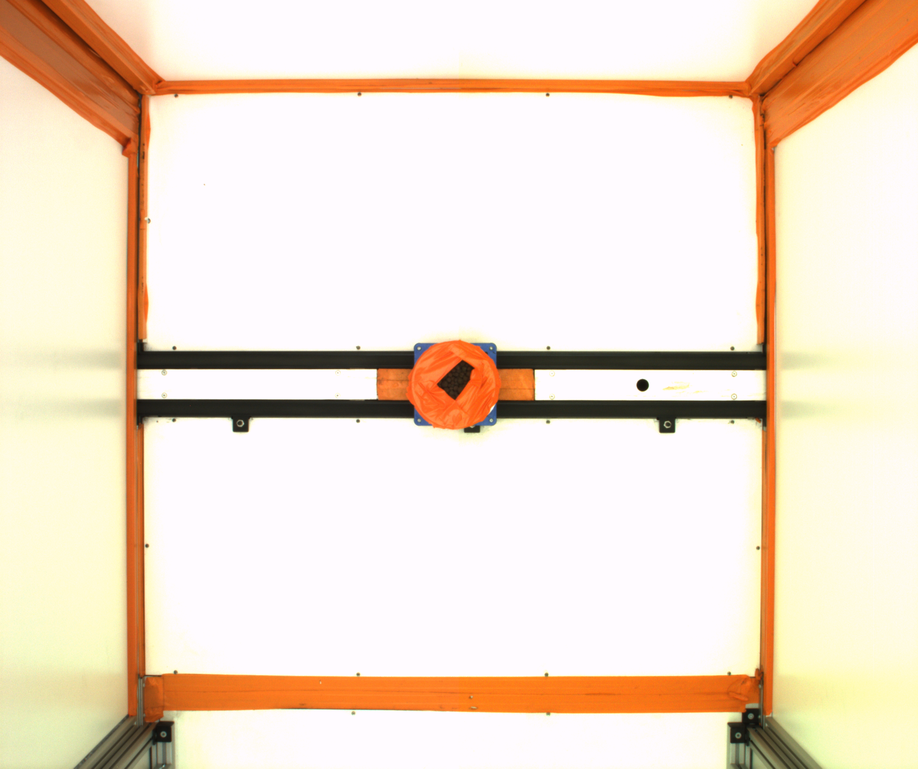
#> input picture src/alinea/phenomenal/share/data/Mikael.png, 918 x 769 px, shrunk from 2454 x 2056 before the run
$ python -i binarization_post_processing.py   (imports and definitions only)
#> lines starting #> are read from the running program, lines starting #| are printed output that depends on the picture
# -*- python -*-
#
#       Copyright 2015 INRIA - CIRAD - INRA
#
#       Distributed under the Cecill-C License.
#       See accompanying file LICENSE.txt or copy at
#           http://www.cecill.info/licences/Licence_CeCILL-C_V1-en.html
#
#       OpenAlea WebSite : http://openalea.gforge.inria.fr
#
# ==============================================================================
"""
Post processing algorithms to improve binarization of a image
"""
# ==============================================================================
import cv2
import numpy
# ==============================================================================


def dilate_erode(binary_image, kernel_shape=(3, 3), iterations=1, mask=None):
    """
    Applied a (dilate & erode) on binary_image on a ROI.

    Parameters
    ----------
    binary_image : numpy.ndarray
        2-D array

    kernel_shape: (N, M) of integers, optional
        kernel shape of (dilate & erode) applied to binary_image

    iterations: int, optional
        number of successive iteration of (dilate & erode)

    mask : numpy.ndarray, optional
        Array of same shape as `image`. Only points at which mask == True
        will be processed.

    Returns
    -------
    out : numpy.ndarray
        Binary Image
    """
    # ==========================================================================
    # Check Parameters
    if not isinstance(binary_image, numpy.ndarray):
        raise TypeError('binary_image must be a numpy.ndarray')

    if binary_image.ndim != 2:
        raise ValueError('image must be 2D array')

    if mask is not None:
        if not isinstance(mask, numpy.ndarray):
            raise TypeError('mask must be a numpy.ndarray')
        if mask.ndim != 2:
            raise ValueError('mask must be 2D array')
    # ==========================================================================

    if mask is not None:
        out = cv2.bitwise_and(binary_image, mask)
    else:
        out = binary_image.copy()

    element = cv2.getStructuringElement(cv2.MORPH_CROSS, kernel_shape)
    out = cv2.dilate(out, element, iterations=iterations)
    out = cv2.erode(out, element, iterations=iterations)

    if mask is not None:
        res = cv2.subtract(binary_image, mask)
        out = cv2.add(res, out)

    return out


# [102 lines left out: functions erode_dilate, morphology_close, not called in this run]

>>> import cv2
>>> picture = cv2.imread('share/data/Mikael.png', cv2.IMREAD_GRAYSCALE)
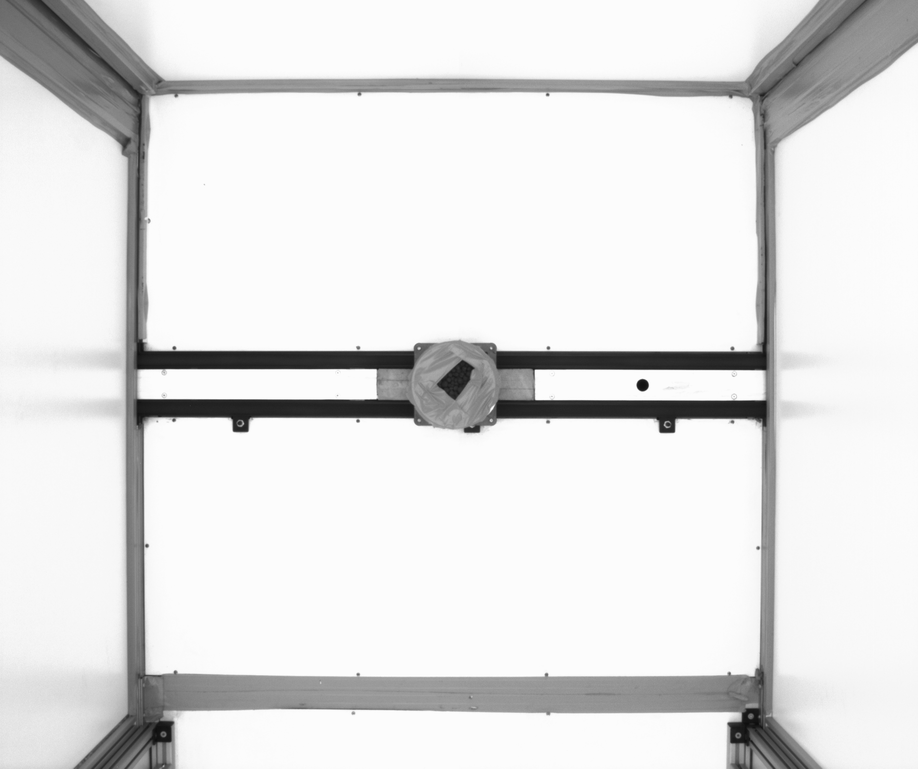
#> picture: shape (769, 918); min 13, max 255, mean 226.2
>>> result = dilate_erode(picture)
#> in dilate_erode, `out = cv2.dilate(out, element, iterations=iterations)`:
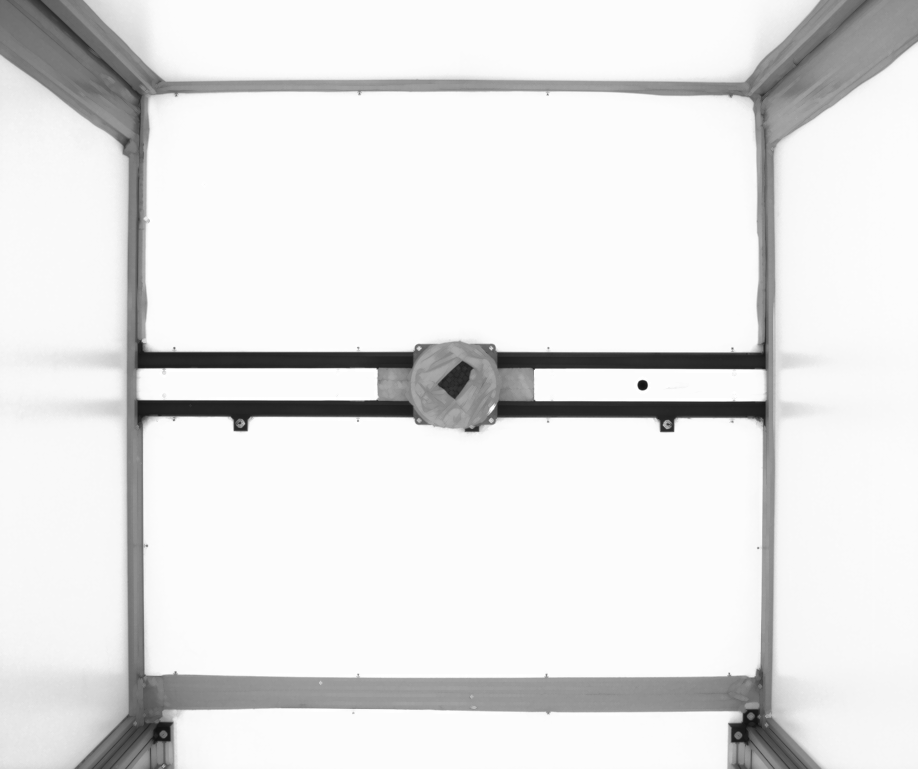
#> out: shape (769, 918); min 16, max 255, mean 228.7
